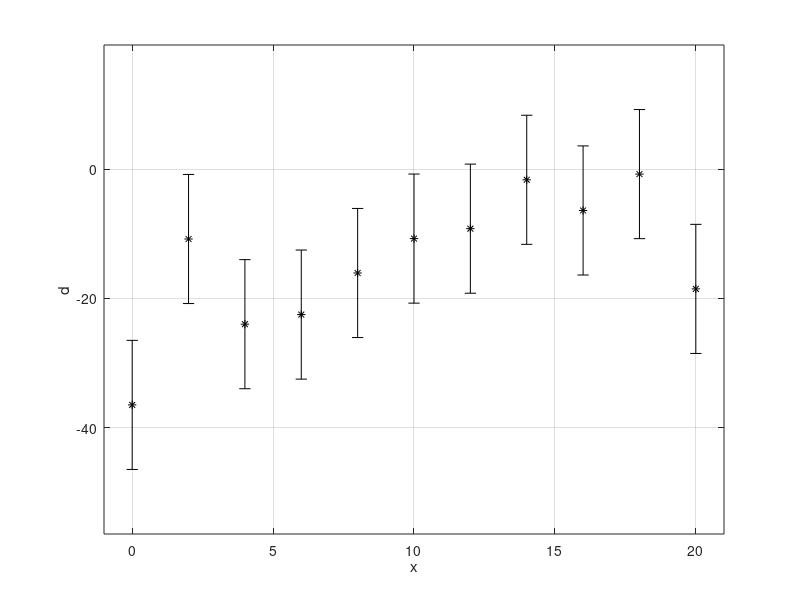

This chart was generated by the following MATLAB code: (Note: this script raises an error after producing the figure.)
% sippi_linefit: Fiting line using SIPPI
clear all;close all
rng('default')
%rng(1);
%% LOAD DATA
%nd=21; sippi_linefit_make_data;
load('sippi_linefit_data_11');

figure(1);clf;
e=errorbar(x,d_obs,d_std,'k*');
set(e,'LineStyle','none')
xlabel('x')
ylabel('d')
box on
grid on
axis([min(x)-1 max(x)+1 min(d_obs)-20 max(d_obs)+20])
ppp(10,4,12,2,2)
print_mul(sprintf('sippi_linefit_data_%d',length(d_obs)));

%% setup the data
data{1}.d_obs=d_obs;
data{1}.d_std=d_std;

%% setup the forward
forward.x=x;
forward.forward_function='sippi_forward_linefit';


%% setup the prior model
% the intercept
im=1;
prior{im}.type='gaussian';
prior{im}.name='intercept';
prior{im}.m0=0;
prior{im}.std=30;
prior{im}.m_true=m_ref{1};

% 1st order, the gradient
im=2;
prior{im}.type='gaussian';
prior{im}.name='gradient';
prior{im}.m0=0;
prior{im}.std=4;
prior{im}.norm=80;
prior{im}.m_true=m_ref{2};

% 2ndst order
im=3;
prior{im}.type='uniform';
prior{im}.name='2nd';
prior{im}.min=-.3;
prior{im}.max=.3;
prior{im}.m_true=m_ref{3};


%% TEST SETUP
m=sippi_prior(prior);
[d,forward,prior,data]=sippi_forward(m,forward,prior,data);
[logL]=sippi_likelihood(d,data);

%%
figure(1);clf;
e=errorbar(x,d_obs,d_std,'k*');
hold on
plot(forward.x,d{1},'r*')
hold off
set(e,'LineStyle','none')
xlabel('x')
ylabel('d')
box on
grid on
axis([-1 21 -60 40])
ppp(10,4,12,2,2)
print_mul(sprintf('sippi_linefit_data_%d_prior',length(d_obs)));



%% Sample the posterior
% Perform extended Metropolis sampling 
options.mcmc.nite=4000;  % Run for 40000 iterations
options.mcmc.i_sample=10; % Save every 100th visited model to disc
options.mcmc.i_plot=1000; % Plot the progress information for every 2500 iterations
options.mcmc.i_plot=10;
%options.mcmc.anneal.i_begin=1; % default, iteration number when annealing begins
%options.mcmc.anneal.i_end=options.mcmc.nite; %  iteration number when annealing stops
%options.mcmc.anneal.T_begin=15; % Start temperature for annealing
%options.mcmc.anneal.T_end=.01; % End temperature for annealing
for ip=1:length(prior);prior{ip}.seq_gibbs.i_update_step_max=1000;end


%% TEMPERING
%options.mcmc.n_chains=3; % set number of chains (def=1)
%options.mcmc.T=[1 2 8];      % set temperature of chains [1:n_chains]
%options.mcmc.chain_frequency_jump=0.1; % probability allowing a jump
                                            %  between two chains

options.txt='case_line_fit_2nd_order'; % descriptive name for the output folder


%% PERTUBATION STRAT
options.mcmc.pert_strategy.i_pert = [1]; % only perturb prior 1
%options.mcmc.pert_strategy.i_pert_freq = [1]; % only perturb prior 1

options.mcmc.gibbs.usedim = 2; % use 1D or 2D gibbs sampling
options.mcmc.gibbs.i_pert = [2 3]; % select the prior ids to use for Gibbs sampling (must be 1D)
options.mcmc.gibbs.i_gibbs = 50; % perform gibbs sampling for eevery i_gibbs iterations!options.mcmc.gibbs.Nn2=11;;


options.mcmc.gibbs.Nn1=51;;
options.mcmc.gibbs.Nn2=51;;
%% metropolis
[options_metropolis]=sippi_metropolis_gibbs(data,prior,forward,options);
%[options_metropolis]=sippi_metropolis(data,prior,forward,options);
%sippi_plot_prior_sample(options_metropolis.txt);
sippi_plot_posterior_2d_marg(options_metropolis.txt);

return
%% rejection
options.mcmc.adaptive_rejection=1;
[options_rejection]=sippi_rejection(data,prior,forward,options);
sippi_plot_prior_sample(options_rejection.txt);
sippi_plot_posterior(options_rejection.txt);


%% Plot 1D histograms
for i=1:3;
    [reals,etype_mean,etype_var,reals_all,reals_ite]=sippi_get_sample(options_metropolis.txt,i);
    m_post(:,i)=reals_all;
end
figure(2);clf;
e=errorbar(x,d_obs,d_std,'k*');
hold on
for i=1:size(m_post,1);
    m{1}=m_post(i,1);
    m{2}=m_post(i,2);
    m{3}=m_post(i,3);
    [d,forward,prior,data]=sippi_forward(m,forward,prior,data);
    plot(x,d{1},'k-','color',[1 1 1].*.8);
end
[d,forward,prior,data]=sippi_forward(m_ref,forward,prior,data);
plot(x,d{1},'g-','LineWidth',3);
e=errorbar(x,d_obs,d_std,'k*');
hold off

set(e,'LineStyle','none')
xlabel('x')
ylabel('d')
box on
grid on
axis([-1 21 -60 40])
ppp(10,4,12,2,2)
print_mul(sprintf('sippi_linefit_data_%d_post',length(d_obs)));



